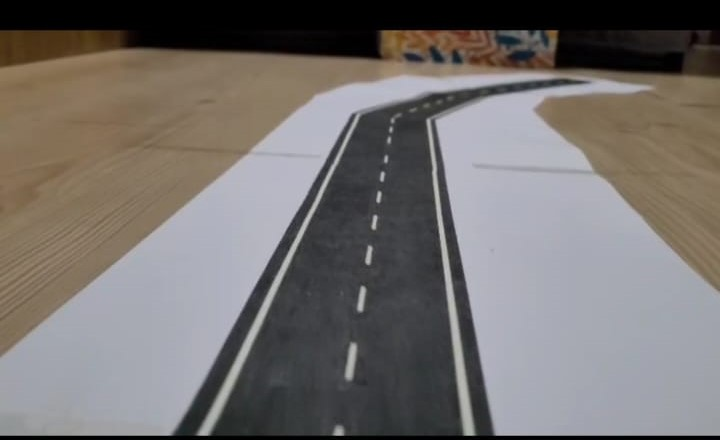
#> input picture otonom/res1.jpeg, 720 x 440 px
$ python den3.py
#> lines starting #> are read from the running program, lines starting #| are printed output that depends on the picture; after the words box and inside, x2 and y2 are one past the last pixel; in counts of white or black regions, pixels touching at a corner belong together
import matplotlib.pylab as plt
import cv2
import numpy as np

# İlgi bölgesi maskesi
def region_of_interest(img, vertices):
    mask = np.zeros_like(img)
    match_mask_color = 255
    cv2.fillPoly(mask, vertices, match_mask_color)
    masked_image = cv2.bitwise_and(img, mask)
    return masked_image


def draw_the_lines(img, lines):
    img = np.copy(img)
    blank_image = np.zeros((img.shape[0], img.shape[1], 3), dtype=np.uint8)
    for line in lines:
        for x1, y1, x2, y2 in line:
            # Eğimi hesapla
            if x2 - x1 != 0:  # Bölme hatasını önlemek için
                slope = (y2 - y1) / (x2 - x1)
                if abs(slope) < 0.5:  # Yatay çizgileri filtrele (eğim ~0 olanlar)
                    continue
            # Çizgiyi çiz
            cv2.line(blank_image, (x1, y1), (x2, y2), (0, 255, 0), thickness=10)
    img = cv2.addWeighted(img, 0.8, blank_image, 1, 0.0)
    return img

# Görüntüyü okuma
image = cv2.imread("res1.jpeg")
#> image is the input picture: shape (440, 720, 3); mean B, G, R 110.3, 112.4, 116.9
image = cv2.cvtColor(image, cv2.COLOR_BGR2RGB)
height = image.shape[0]
#> height = 440
width = image.shape[1]
#> width = 720

# Beyaz renk eşikleme
hsv_image = cv2.cvtColor(image, cv2.COLOR_RGB2HSV)
#> hsv_image: shape (440, 720, 3); mean H, S, V 74.3, 42.9, 122.2
white_mask = cv2.inRange(hsv_image, (0, 0, 160), (180, 50, 255))  # Beyaz renk aralığını genişlettik
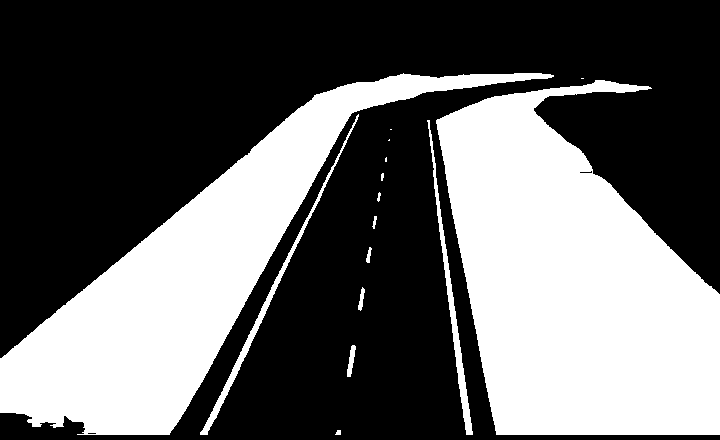
#> white_mask: shape (440, 720); 38.5% white; 15 white regions (4 under 20 px), largest, box (x1, y1, x2, y2) and area: (436, 80, 720, 435) 67590, (0, 73, 554, 435) 50940, (200, 114, 359, 435) 1622
white_image = cv2.bitwise_and(image, image, mask=white_mask)
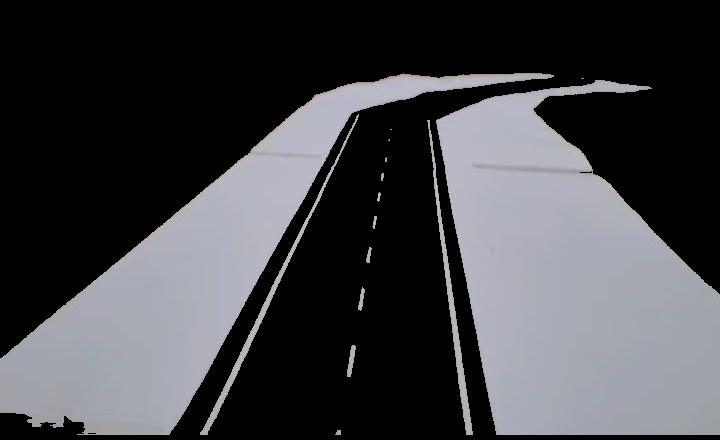
#> white_image: shape (440, 720, 3); mean R, G, B 65.9, 66.5, 70.1

# Beyaz maske kontrolü
plt.imshow(white_image)
plt.title("Beyaz Maskelenmiş Görüntü")
plt.show()

# Gri tonlamaya çevirme
gray_image = cv2.cvtColor(white_image, cv2.COLOR_RGB2GRAY)

# Kenar tespiti (Eşik değerleri kontrol edildi)
canny_image = cv2.Canny(gray_image, 50, 150)
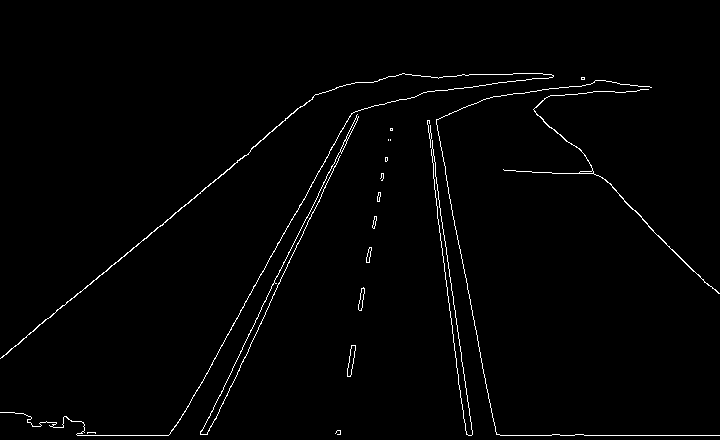
#> canny_image: shape (440, 720); 1.4% white in thin lines or dots, all inside (x1, y1, x2, y2) = (0, 73, 720, 436)

# Kenar tespiti görselleştirme
plt.imshow(canny_image, cmap='gray')
plt.title("Kenar Tespiti (Canny)")
plt.show()

# İlgi bölgesi maskesi uygulama
region_of_interest_vertices = [
    (0, height),
    (width * 0.5, height * 0.6),
    (width, height)
]
#> region_of_interest_vertices = [(0, 440), (360, 264), (720, 440)]
cropped_image = region_of_interest(canny_image, np.array([region_of_interest_vertices], np.int32))
#> in region_of_interest, `cv2.fillPoly(mask, vertices, match_mask_color)`:
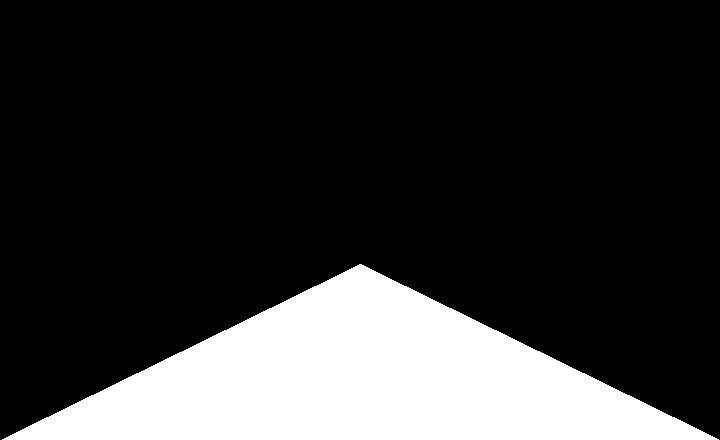
#> mask: shape (440, 720); 20% white; 1 white region, box (x1, y1, x2, y2) and area: (2, 264, 719, 440) 63367
#> in region_of_interest, `masked_image = cv2.bitwise_and(img, mask)`:
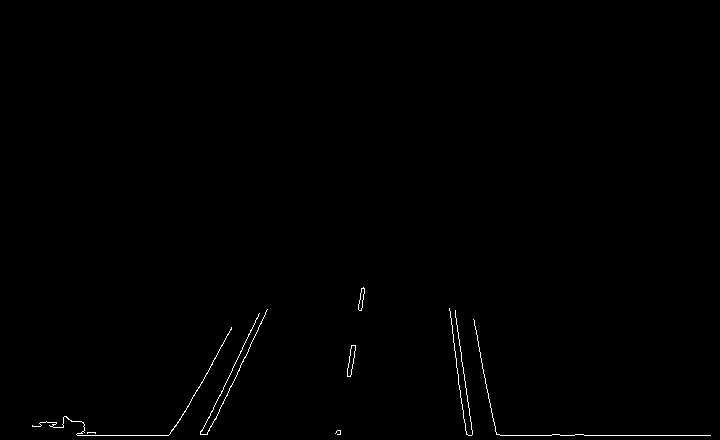
#> masked_image: shape (440, 720); 0.42% white in thin lines or dots, all inside (x1, y1, x2, y2) = (32, 287, 711, 436)

# İlgi bölgesi görselleştirme
plt.imshow(cropped_image, cmap='gray')
plt.title("İlgi Bölgesi")
plt.show()

# Hough dönüşümü ile çizgileri tespit etme
lines = cv2.HoughLinesP(
    cropped_image,
    rho=2,
    theta=np.pi / 180,
    threshold=50,  # Daha az katı bir eşik
    minLineLength=20,  # Daha kısa çizgiler için
    maxLineGap=30      # Çizgiler arası boşluk toleransı artırıldı
)
#> lines = 14 rows, first 6: [77, 435, 168, 435], [206, 434, 267, 309], [552, 434, 643, 435], [200, 434, 259, 313], [473, 319, 496, 434], [466, 434, 551, 435]

# Çizgileri görüntüye ekleme
if lines is not None:
    image_with_lines = draw_the_lines(image, lines)
#> the loop in draw_the_lines, `for line in lines:` made 14 passes
#> line on passes 1 to 12: [[77, 435, 168, 435]], [[206, 434, 267, 309]], [[552, 434, 643, 435]], [[200, 434, 259, 313]], [[473, 319, 496, 434]], [[466, 434, 551, 435]], [[455, 310, 464, 380]], [[449, 308, 463, 418]], [[175, 426, 208, 371]], [[173, 429, 231, 328]], [[347, 372, 351, 345]], [[216, 418, 266, 310]]
#> after the loop in draw_the_lines, `for line in lines:`:
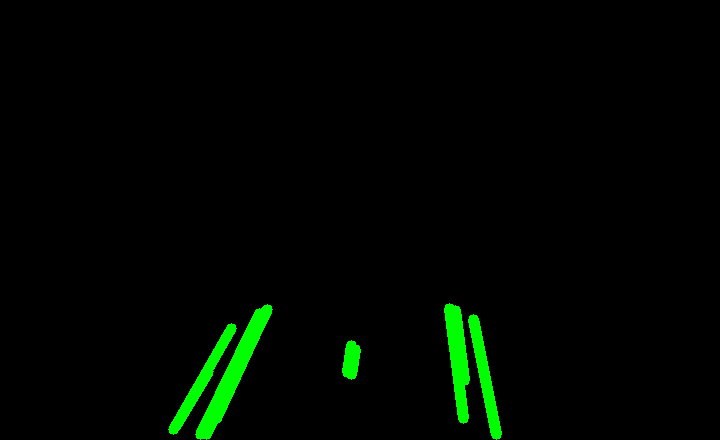
#> blank_image: shape (440, 720, 3); mean of channels 0, 1, 2 0, 6.1, 0; drawn as B, G, R
#> in draw_the_lines, `img = cv2.addWeighted(img, 0.8, blank_image, 1, 0.0)`:
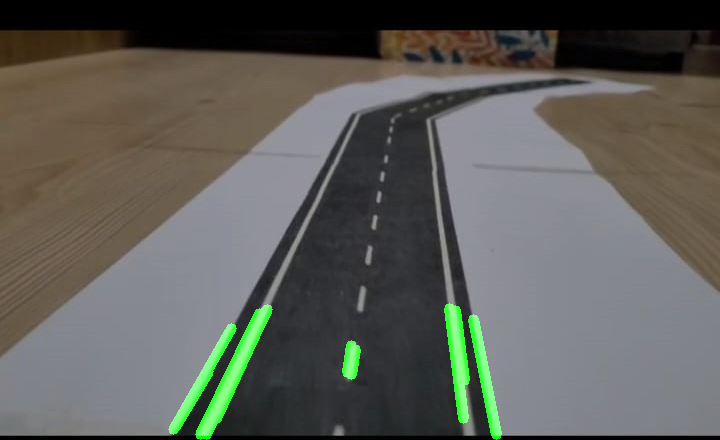
#> img: shape (440, 720, 3); mean R, G, B 93.5, 93.6, 88.3
else:
    print("Hiçbir çizgi tespit edilemedi.")
    image_with_lines = image

# Sonucu görselleştirme
plt.imshow(image_with_lines)
plt.title("Sonuç")
plt.show()
